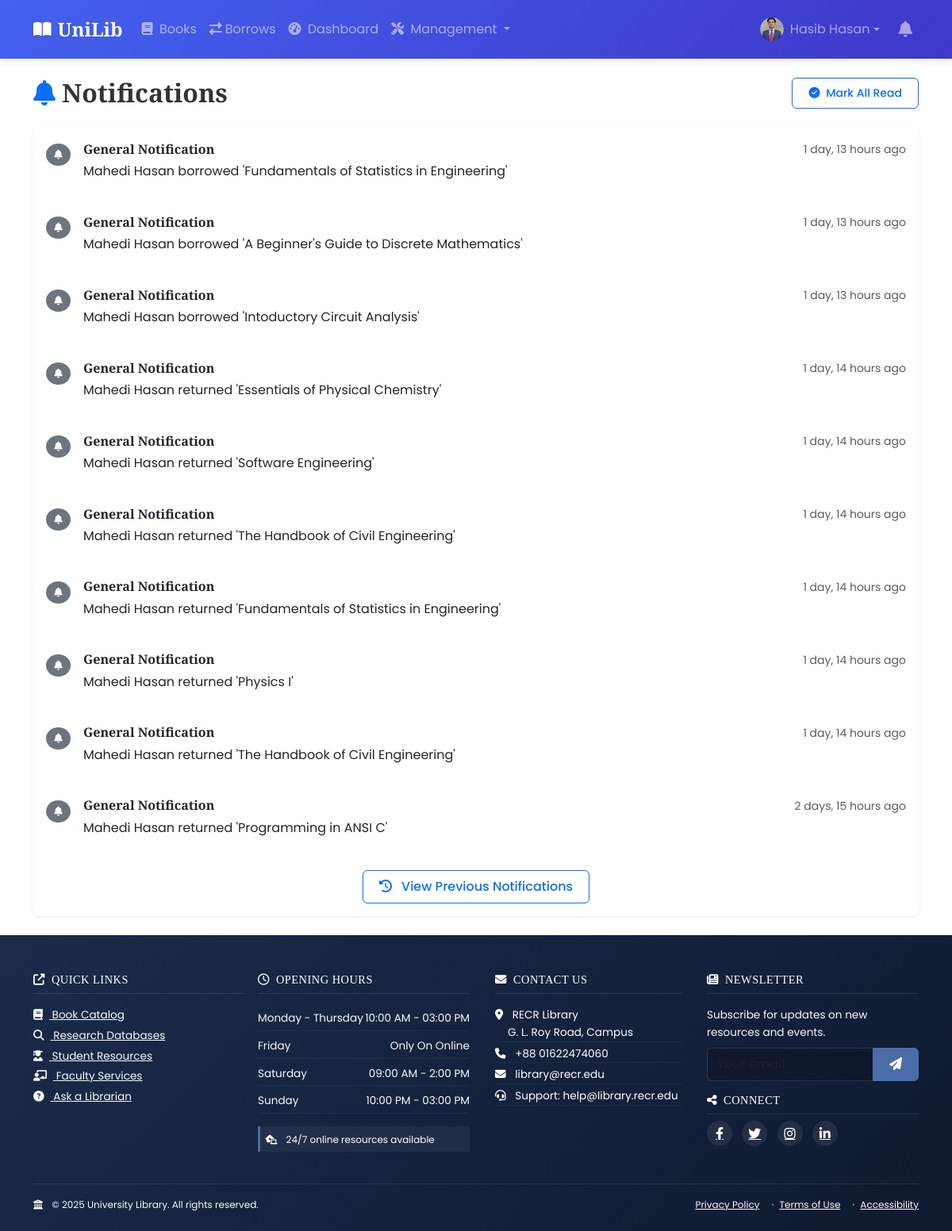
The app's page /notifications/ (signed in), older data.
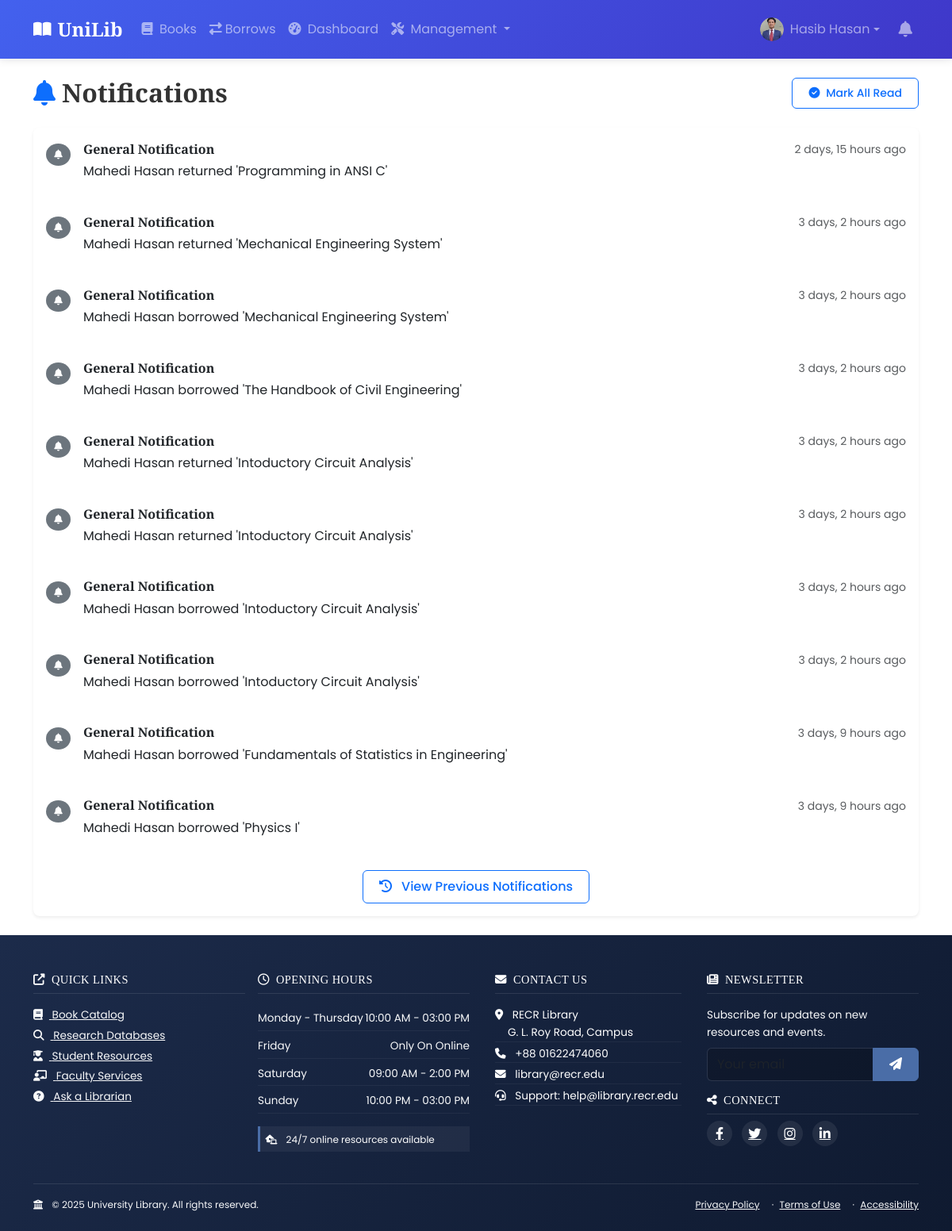
The same page, newer data.
### notifications/models.py (models this page shows, shortened)
class Notification(models.Model):
    class NotificationType(models.TextChoices):
        DUE_DATE = 'DUE', _('Due Date Reminder')
        RESERVATION = 'RES', _('Reservation Available')
        FINE = 'FINE', _('Fine Issued')
        GENERAL = 'GEN', _('General Notification')
    user = models.ForeignKey(User, on_delete=models.CASCADE, related_name='notifications')
    notification_type = models.CharField(max_length=103, choices=NotificationType.choices, default=NotificationType.GENERAL)
    message = models.TextField()
    is_read = models.BooleanField(default=False)
    created_at = models.DateTimeField(auto_now_add=True)
    related_url = models.URLField(blank=True, null=True)
    class Meta:
        ordering = ['-created_at']

### notifications/views.py (the view)
# urls.py: path('', notification_list, name='notification-list'),
@login_required
def notification_list(request):
    notifications = request.user.notifications.all().order_by('-created_at')
    paginator = Paginator(notifications, 10)  # Show 10 notifications per page
    page_number = request.GET.get('page')
    page_obj = paginator.get_page(page_number)
    return render(request, 'notifications/notification_list.html', {
        'notifications': page_obj,
        'has_next': page_obj.has_next()
    })

### accounts/models.py (called while the page is built)
    def is_admin(self):
        return self.role == self.Role.ADMIN

    def is_librarian(self):
        return self.role == self.Role.LIBRARIAN

    def get_profile_picture(self):
        if self.profile_picture and hasattr(self.profile_picture, 'url'):
            return self.profile_picture.url
        return '/static/images/default_profile.png'

### notifications/utils.py (called while the page is built)
def notification_count(request):
    if request.user.is_authenticated:
        count = Notification.objects.filter(user=request.user, is_read=False).count()
        return {'unread_notification_count': count}
    return {}

### notifications/templates/notifications/notification_list.html (shortened to what this page needs)
{% extends 'base.html' %}
{% block content %}
<div class="container py-4">
    <div class="d-flex justify-content-between align-items-center mb-4">
        <h2 class="mb-0">
            <i class="fas fa-bell me-2 text-primary"></i>Notifications
        </h2>
        <a href="{% url 'mark-all-as-read' %}" class="btn btn-sm btn-outline-primary">
            <i class="fas fa-check-circle me-1"></i> Mark All Read
        </a>
    </div>
    <div class="card border-0 shadow-sm">
        {% if notifications %}
        <div class="list-group list-group-flush" id="notificationList">
            {% for notification in notifications %}
            <div class="list-group-item border-0 py-3 {% if not notification.is_read %}unread-notification{% endif %}">
                <div class="d-flex align-items-start">
                    <div class="flex-shrink-0 pt-1">
                        <span class="badge bg-{% if not notification.is_read %}primary{% else %}secondary{% endif %} rounded-circle p-2">
                            <i class="fas fa-{% if notification.notification_type == 'DUE' %}clock{% elif notification.notification_type == 'RES' %}bookmark{% else %}bell{% endif %} fa-fw"></i>
                        </span>
                    </div>
                    <div class="flex-grow-1 ms-3">
                        <div class="d-flex justify-content-between align-items-center mb-1">
                            <h6 class="mb-0 {% if not notification.is_read %}fw-bold{% endif %}">
                                {{ notification.get_notification_type_display }}
                            </h6>
                            <small class="text-muted">{{ notification.created_at|timesince }} ago</small>
                        </div>
                        <p class="mb-2">{{ notification.message }}</p>
                    </div>
                </div>
            </div>
            {% endfor %}
        </div>
        {% if has_next %}
        <div class="card-footer bg-transparent border-0 text-center py-3">
            <button id="loadMoreBtn" class="btn btn-outline-primary" data-page="2">
                <i class="fas fa-history me-2"></i> View Previous Notifications
            </button>
        </div>
        {% endif %}
        {% else %}
        <div class="card-body text-center py-5">
            <i class="fas fa-bell-slash text-muted fa-3x mb-3"></i>
            <h5 class="text-muted">No notifications</h5>
            <p class="text-muted">You're all caught up!</p>
        </div>
        {% endif %}
    </div>
</div>
{% endblock %}

Row changes from the older to the newer data that the page shows:
removed Notification: notification_type "General Notification", created_at "1 day, 13 hours", message "Mahedi Hasan borrowed 'Fundamentals of Statistics in Engineering'"
removed Notification: notification_type "General Notification", created_at "1 day, 13 hours", message "Mahedi Hasan borrowed 'A Beginner's Guide to Discrete Mathematics'"
removed Notification: notification_type "General Notification", created_at "1 day, 13 hours", message "Mahedi Hasan borrowed 'Intoductory Circuit Analysis'"
removed Notification: notification_type "General Notification", created_at "1 day, 14 hours", message "Mahedi Hasan returned 'Essentials of Physical Chemistry'"
removed Notification: notification_type "General Notification", created_at "1 day, 14 hours", message "Mahedi Hasan returned 'Software Engineering'"
removed Notification: notification_type "General Notification", created_at "1 day, 14 hours", message "Mahedi Hasan returned 'The Handbook of Civil Engineering'"
removed Notification: notification_type "General Notification", created_at "1 day, 14 hours", message "Mahedi Hasan returned 'Fundamentals of Statistics in Engineering'"
removed Notification: notification_type "General Notification", created_at "1 day, 14 hours", message "Mahedi Hasan returned 'Physics I'"
removed Notification: notification_type "General Notification", created_at "1 day, 14 hours", message "Mahedi Hasan returned 'The Handbook of Civil Engineering'"
now on this page (row unchanged): Notification: notification_type "General Notification", created_at "3 days, 2 hours", message "Mahedi Hasan returned 'Mechanical Engineering System'"
now on this page (row unchanged): Notification: notification_type "General Notification", created_at "3 days, 2 hours", message "Mahedi Hasan borrowed 'Mechanical Engineering System'"
now on this page (row unchanged): Notification: notification_type "General Notification", created_at "3 days, 2 hours", message "Mahedi Hasan borrowed 'The Handbook of Civil Engineering'"
now on this page (row unchanged): Notification: notification_type "General Notification", created_at "3 days, 2 hours", message "Mahedi Hasan returned 'Intoductory Circuit Analysis'"
now on this page (row unchanged): Notification: notification_type "General Notification", created_at "3 days, 2 hours", message "Mahedi Hasan returned 'Intoductory Circuit Analysis'"
now on this page (row unchanged): Notification: notification_type "General Notification", created_at "3 days, 2 hours", message "Mahedi Hasan borrowed 'Intoductory Circuit Analysis'"
now on this page (row unchanged): Notification: notification_type "General Notification", created_at "3 days, 2 hours", message "Mahedi Hasan borrowed 'Intoductory Circuit Analysis'"
now on this page (row unchanged): Notification: notification_type "General Notification", created_at "3 days, 9 hours", message "Mahedi Hasan borrowed 'Fundamentals of Statistics in Engineering'"
now on this page (row unchanged): Notification: notification_type "General Notification", created_at "3 days, 9 hours", message "Mahedi Hasan borrowed 'Physics I'"
